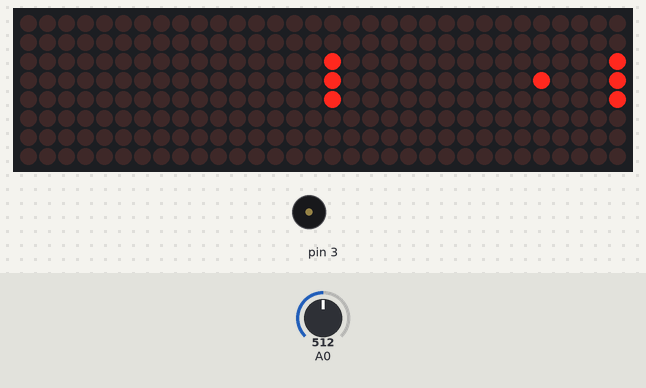
Simulated run of this sketch. Board: Arduino Uno, built with avr-gcc and run on an emulated ATmega328P. Parts: 32×8 LED matrix, buzzer (waves = sounding). The inputs (shaded band) are chosen by the test bench; at power-on: A0 = 512. Random numbers use the default seed unless the sketch sets one.

Above: at 1.5 s.
1.6 s: A0 set to 724
At 2.01 s:
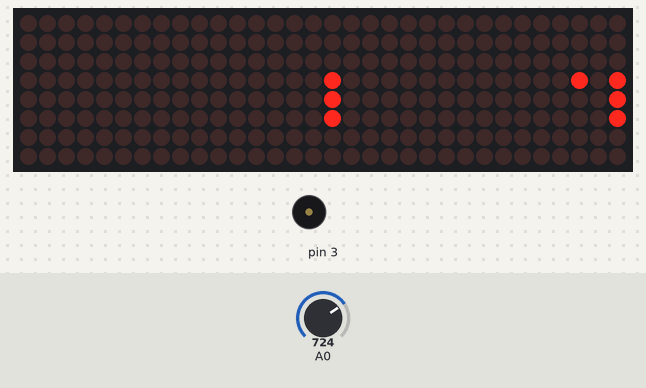
4.0 s: A0 set to 738
At 4.37 s:
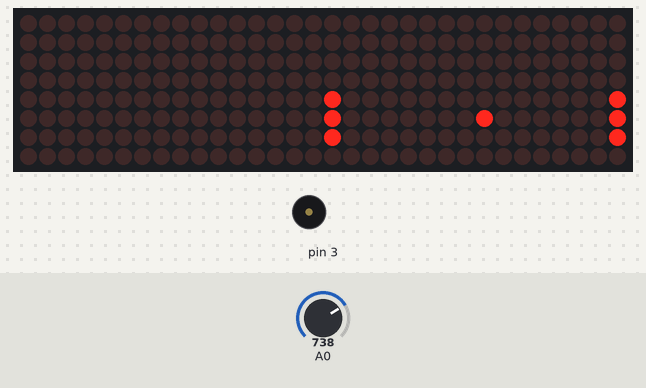
6.6 s: A0 set to 900
At 6.93 s:
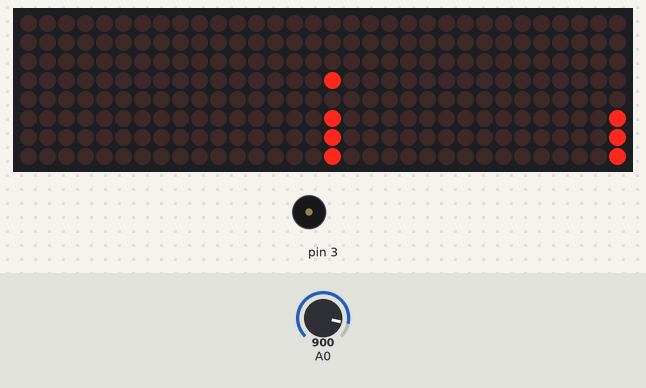
8.6 s: A0 set to 1023
At 10.65 s:
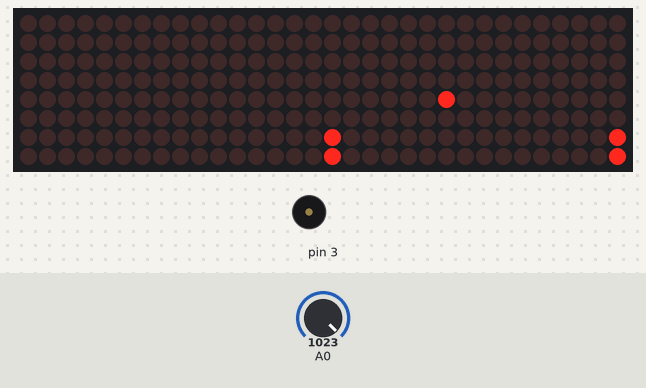
11.6 s: A0 set to 1013
At 11.98 s:
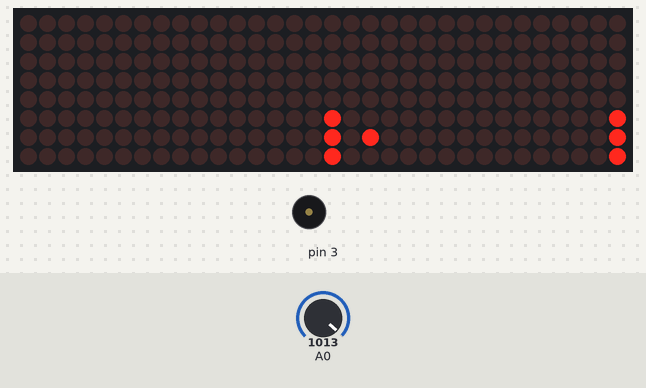
14.3 s: A0 set to 716
At 14.55 s:
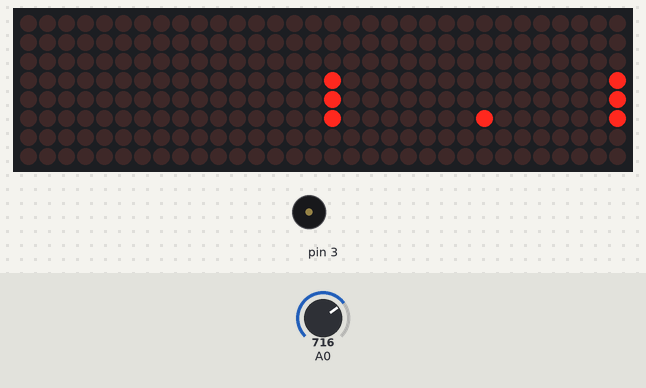
Timing chart, 0 to 19.7 s (numbered marks = the images above; inputs shaded):
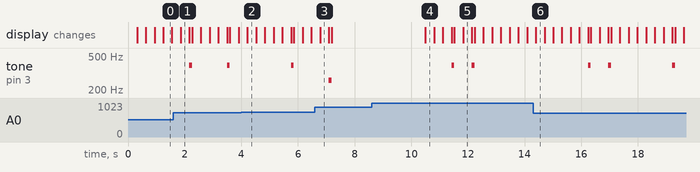

Measured:
- the behaviour switches between 730 and 731 on A0 (found by bisection; images 1 and 2)
- the behaviour switches between 1023 and 1022 on A0 (found by bisection; images 4 and 5)

The sketch:

LAB4.ino
```cpp
#include "LedControl.h"
#define SCREEN_X 8
#define SCREEN_Y 16
LedControl lc = LedControl(11, 13, 10, 4); // CLK, DIN, CS, Number of LED Module
const unsigned long delaytime = 300;       // time to updates of the display
#define D0 1
#define D1 0

// Pong Variable
int x = 3;
int y = 7;
int dx;
int dy = 1;
int bat;
byte sad[] =
{
  B00000000,
  B00000000,
  B00000100,
  B00000000,
  B00000011,
  B00000000,
  B00000100,
  B00000000
};
byte sad2[] =
{
  B00000000,
  B00000000,
  B00100000,
  B01000000,
  B01000000,
  B01000000,
  B00100000,
  B00000000
};
void setSprite(byte *sprite)
{
  for (int r = 0; r < 8; r++)
  {
    lc.setRow(D0, r, sprite[r]);
  }
}
void setSprite2(byte *sprite)
{
  for (int r = 0; r < 8; r++)
  {
    lc.setRow(D1, r, sprite[r]);
  }
}
void setup()
{
  randomSeed(analogRead(A1));
  int devices = lc.getDeviceCount(); // find no of LED modules
  //we have to init all devices in a loop
  for (int address = 0; address < devices; address++)
  { // set up each device
    lc.shutdown(address, false);
    lc.setIntensity(address, 8);
    lc.clearDisplay(address);
  }

  bat = map(analogRead(A0), 0, 1023, 0, 7);
  // first pong bat drawing
  lc.setLed(D0, bat - 1, 0, true);
  lc.setLed(D0, bat, 0, true);
  lc.setLed(D0, bat + 1, 0, true);
  // second pong bat
  lc.setLed(D1, bat - 1, 7, true);
  lc.setLed(D1, bat, 7, true);
  lc.setLed(D1, bat + 1, 7, true);
  // show pong
  lc.setLed(y / 8, x, y % 8, true);
  delay(delaytime);
}

void loop()
{
  lc.clearDisplay(0);
  lc.clearDisplay(1);

  bat = map(analogRead(A0), 0, 1023, 0, 7);
  // first pong bat drawing
  lc.setLed(D0, bat - 1, 0, true);
  lc.setLed(D0, bat, 0, true);
  lc.setLed(D0, bat + 1, 0, true);
  // second pong bat
  lc.setLed(D1, bat - 1, 7, true);
  lc.setLed(D1, bat, 7, true);
  lc.setLed(D1, bat + 1, 7, true);
  // move pong
  x += dx;
  y += dy;
  hitPong();
  hitWall();
  if (0 <= y && y < SCREEN_Y)
  {
    int address = (y / 8 == 0) ? D0 : D1;
    lc.setLed(address, x, y % 8, true);
  }
  else
  {
    tone(3,261);
    delay(100);
    noTone(3);
    setSprite(sad);
    setSprite2(sad2);
    //lc.clearDisplay(0);
    delay(3000);
    x = 3;
    y = 7;
  }

  delay(delaytime);
}

void hitPong()
{
  if (bat - 1 <= x && x <= bat + 1)
  {
    if (y == 1) // Hit top
    {
      tone(3,392);
      dx = random(-1, 2);
      dy = 1;
      delay(100);
      noTone(3);
    }
    else if (y == 14) // Hit bottom
    {
      tone(3,392);
      dx = random(-1, 2);
      dy = -1;
      delay(100);
      noTone(3);
    }
  }
}

void hitWall()
{
  if (x == 0 && dx != 0) // Hit left
  {
    tone(3,392);
    delay(100);
    noTone(3);
    dx = 1;
  }
  else if (x == 7 && dx != 0) // Hit right
  {
    tone(3,392);
    delay(100);
    noTone(3);
    dx = -1;
  }
}
```
